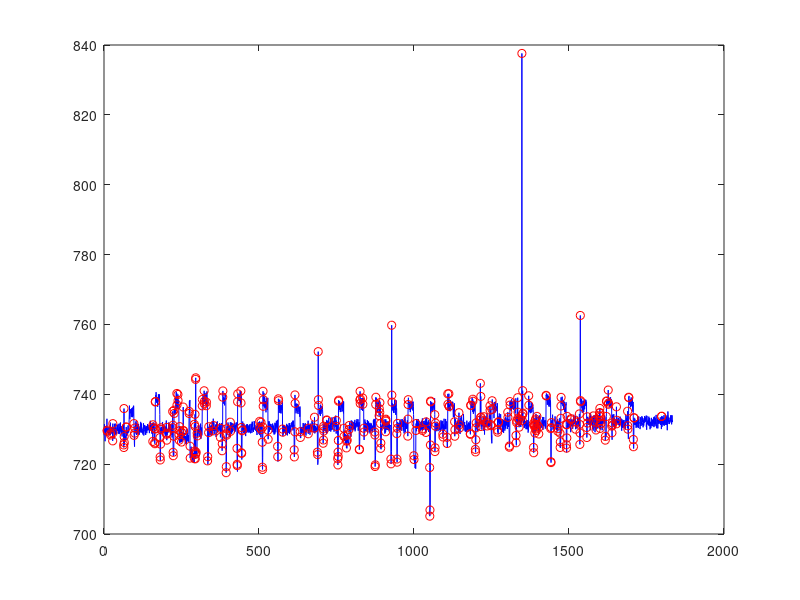

Write MATLAB code to recreate this figure.
% package loading shouldn't be needed in MatLab
pkg load statistics

input  = load("samples.csv");
% size(input)
t = input(:,1);
data = input(:,2);

coef = 1;

% remove random outliers
df = [0; data(2:end) - data(1:end-1)];
s = std(df);
f = abs(df(1)) < s*coef;
for i = 2:length(df)
    f = [f; abs(df(i-1)) < s*coef && abs(df(i)) < s*coef];
end

wrong = data(!f);
tw = t(!f);
plot(t,data,'b-',tw,wrong,'ro')

t = t(f);
data = data(f);

% finding trend
threshold = 0.01;
iter = 0;

do
    ++iter;
    printf("iteration %i \n", iter)
    % clustering values
    [idx, centers] = kmeans (data, 3);

    mx = max(centers);
    mn = min(centers);

    % finding which class is just trendind - we know from your experiment scheme that it should be in the middle
    % alternative way - it should be the bigest class
    trendingClass = -1;
    measurementClass = -1;
    for i = 1:length(centers)
        if centers(i) == mx
            measurementClass = i
        elseif centers(i) != mn
            trendingClass = i;
        end
    end

    trend = data(idx==trendingClass);
    t_tr = t(idx == trendingClass);
    p = polyfit(t_tr, trend, 1);
    trend = polyval(p,t);

    trendForce = abs(max(trend)-min(trend))
    data = data - trend;

until(trendForce < threshold)


% plot(t(idx==1),data(idx==1),'r.')
% hold on
% plot(t(idx==2),data(idx==2),'b.')
% plot(t(idx==3),data(idx==3),'g.')

% finding intervals of classes and fixing one-point intervals
intervals = [];
st = 1;
currentClass = idx(1);
for i = 2:length(idx)
    if idx(i) == currentClass
        continue
    elseif i+1<length(idx) && idx(i+1) == currentClass
        idx(i) = currentClass;
    else
        intervals = [intervals; [currentClass st i-1]];
        currentClass = idx(i);
        st = i;
    end
end
intervals = [intervals; [currentClass st length(idx)]];

results = [];
for i = 1:length(intervals)
    if intervals(i,1) == measurementClass
        dt = data(intervals(i,2):intervals(i,3));
        results = [results; [mean(dt) std(dt) t(intervals(i,2)) t(intervals(i,3)) intervals(i,3)-intervals(i,2)+1]];
    end
end

save result.csv results